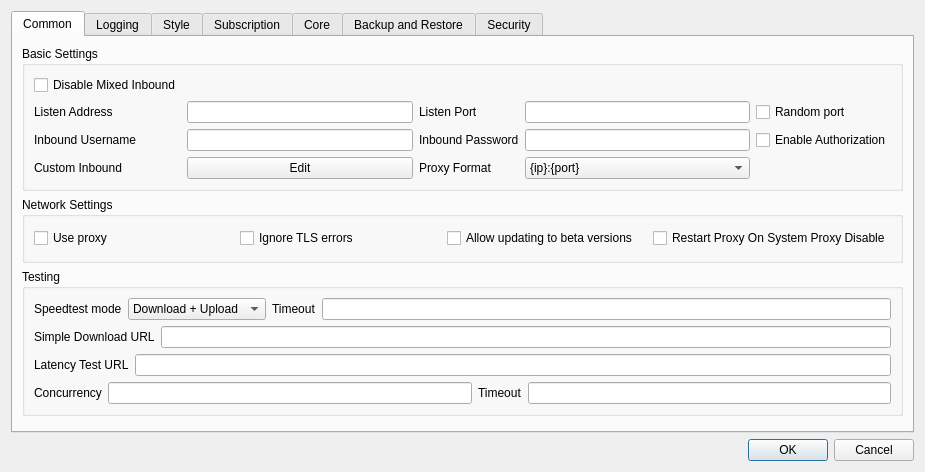
<?xml version="1.0" encoding="UTF-8"?>
<ui version="4.0">
 <class>DialogBasicSettings</class>
 <widget class="QDialog" name="DialogBasicSettings">
  <property name="geometry">
   <rect>
    <x>0</x>
    <y>0</y>
    <width>925</width>
    <height>472</height>
   </rect>
  </property>
  <property name="sizePolicy">
   <sizepolicy hsizetype="Preferred" vsizetype="Preferred">
    <horstretch>0</horstretch>
    <verstretch>0</verstretch>
   </sizepolicy>
  </property>
  <property name="windowTitle">
   <string>Basic Settings</string>
  </property>
  <layout class="QGridLayout" name="gridLayout">
   <item row="9" column="3">
    <widget class="QDialogButtonBox" name="buttonBox">
     <property name="orientation">
      <enum>Qt::Orientation::Horizontal</enum>
     </property>
     <property name="standardButtons">
      <set>QDialogButtonBox::StandardButton::Cancel|QDialogButtonBox::StandardButton::Ok</set>
     </property>
    </widget>
   </item>
   <item row="0" column="3">
    <widget class="QTabWidget" name="tabWidget">
     <property name="minimumSize">
      <size>
       <width>0</width>
       <height>414</height>
      </size>
     </property>
     <property name="tabShape">
      <enum>QTabWidget::TabShape::Rounded</enum>
     </property>
     <property name="currentIndex">
      <number>0</number>
     </property>
     <widget class="QWidget" name="tab_1">
      <attribute name="title">
       <string>Common</string>
      </attribute>
      <layout class="QVBoxLayout" name="verticalLayout_2">
       <item>
        <widget class="QGroupBox" name="groupBox_5">
         <property name="sizePolicy">
          <sizepolicy hsizetype="Preferred" vsizetype="Preferred">
           <horstretch>0</horstretch>
           <verstretch>0</verstretch>
          </sizepolicy>
         </property>
         <property name="title">
          <string>Basic Settings</string>
         </property>
         <layout class="QGridLayout" name="gridLayout_9">
          <item row="2" column="5">
           <widget class="QCheckBox" name="inbound_auth">
            <property name="text">
             <string>Enable Authorization</string>
            </property>
           </widget>
          </item>
          <item row="1" column="4">
           <widget class="QLineEdit" name="inbound_socks_port">
            <property name="sizePolicy">
             <sizepolicy hsizetype="Preferred" vsizetype="Fixed">
              <horstretch>0</horstretch>
              <verstretch>0</verstretch>
             </sizepolicy>
            </property>
           </widget>
          </item>
          <item row="4" column="1">
           <widget class="QLabel" name="label_11">
            <property name="text">
             <string>Custom Inbound</string>
            </property>
           </widget>
          </item>
          <item row="4" column="2">
           <widget class="QPushButton" name="custom_inbound_edit">
            <property name="text">
             <string>Edit</string>
            </property>
           </widget>
          </item>
          <item row="2" column="1">
           <widget class="QLabel" name="inbound_user_l">
            <property name="text">
             <string>Inbound Username</string>
            </property>
           </widget>
          </item>
          <item row="0" column="1">
           <widget class="QCheckBox" name="disable_mixed_inbound">
            <property name="text">
             <string>Disable Mixed Inbound</string>
            </property>
           </widget>
          </item>
          <item row="2" column="4">
           <widget class="QLineEdit" name="inbound_pass"/>
          </item>
          <item row="2" column="2">
           <widget class="QLineEdit" name="inbound_user"/>
          </item>
          <item row="1" column="5">
           <widget class="QCheckBox" name="random_listen_port">
            <property name="toolTip">
             <string>&lt;html&gt;&lt;head/&gt;&lt;body&gt;&lt;p&gt;Selects a random available port on every run&lt;/p&gt;&lt;/body&gt;&lt;/html&gt;</string>
            </property>
            <property name="text">
             <string>Random port</string>
            </property>
           </widget>
          </item>
          <item row="1" column="3">
           <widget class="QLabel" name="inbound_socks_port_l">
            <property name="toolTip">
             <string>&lt;html&gt;&lt;head/&gt;&lt;body&gt;&lt;p&gt;Socks
                                                                + HTTP Proxy&lt;/p&gt;&lt;/body&gt;&lt;/html&gt;
                                                            </string>
            </property>
            <property name="text">
             <string>Listen Port</string>
            </property>
           </widget>
          </item>
          <item row="1" column="1">
           <widget class="QLabel" name="label">
            <property name="text">
             <string>Listen Address</string>
            </property>
           </widget>
          </item>
          <item row="2" column="3">
           <widget class="QLabel" name="inbound_pass_l">
            <property name="text">
             <string>Inbound Password</string>
            </property>
           </widget>
          </item>
          <item row="4" column="4">
           <widget class="QComboBox" name="proxy_scheme">
            <item>
             <property name="text">
              <string notr="true">{ip}:{port}</string>
             </property>
            </item>
            <item>
             <property name="text">
              <string notr="true">http://{ip}:{port}</string>
             </property>
            </item>
            <item>
             <property name="text">
              <string notr="true">socks={ip}:{port}</string>
             </property>
            </item>
           </widget>
          </item>
          <item row="4" column="3">
           <widget class="QLabel" name="proxy_scheme_l">
            <property name="text">
             <string>Proxy Format</string>
            </property>
           </widget>
          </item>
          <item row="1" column="2">
           <widget class="QLineEdit" name="inbound_address"/>
          </item>
         </layout>
        </widget>
       </item>
       <item>
        <widget class="QGroupBox" name="groupBox_3">
         <property name="sizePolicy">
          <sizepolicy hsizetype="Preferred" vsizetype="Preferred">
           <horstretch>0</horstretch>
           <verstretch>0</verstretch>
          </sizepolicy>
         </property>
         <property name="title">
          <string>Network Settings</string>
         </property>
         <layout class="QGridLayout" name="gridLayout_12">
          <item row="1" column="5">
           <widget class="QCheckBox" name="net_insecure">
            <property name="text">
             <string>Ignore TLS errors</string>
            </property>
           </widget>
          </item>
          <item row="1" column="0">
           <widget class="QCheckBox" name="net_use_proxy">
            <property name="toolTip">
             <string>&lt;html&gt;&lt;head/&gt;&lt;body&gt;&lt;p&gt;Use proxy for subscription request, update request etc&lt;/p&gt;&lt;/body&gt;&lt;/html&gt;</string>
            </property>
            <property name="text">
             <string>Use proxy</string>
            </property>
           </widget>
          </item>
          <item row="1" column="6">
           <widget class="QCheckBox" name="allow_beta">
            <property name="text">
             <string>Allow updating to beta versions</string>
            </property>
           </widget>
          </item>
          <item row="1" column="7">
           <widget class="QCheckBox" name="reset_proxy_on_disable_sp">
            <property name="text">
             <string>Restart Proxy On System Proxy Disable</string>
            </property>
           </widget>
          </item>
         </layout>
        </widget>
       </item>
       <item>
        <widget class="QGroupBox" name="groupBox_3">
         <property name="title">
          <string>Testing</string>
         </property>
         <layout class="QVBoxLayout" name="verticalLayout_8">
          <item>
           <layout class="QHBoxLayout" name="horizontalLayout_10">
            <item>
             <widget class="QLabel" name="label_12">
              <property name="text">
               <string>Speedtest mode</string>
              </property>
             </widget>
            </item>
            <item>
             <widget class="QComboBox" name="speedtest_mode">
              <item>
               <property name="text">
                <string>Download + Upload</string>
               </property>
              </item>
              <item>
               <property name="text">
                <string>Only Download</string>
               </property>
              </item>
              <item>
               <property name="text">
                <string>Only Upload</string>
               </property>
              </item>
              <item>
               <property name="text">
                <string>Simple Download</string>
               </property>
              </item>
              <item>
               <property name="text">
                <string>Only Country</string>
               </property>
              </item>
             </widget>
            </item>
            <item>
             <widget class="QLabel" name="label_19">
              <property name="toolTip">
               <string>&lt;html&gt;&lt;head/&gt;&lt;body&gt;&lt;p&gt;timeout in milliseconds&lt;br/&gt;applies to all tests individually&lt;/p&gt;&lt;/body&gt;&lt;/html&gt;</string>
              </property>
              <property name="text">
               <string>Timeout</string>
              </property>
             </widget>
            </item>
            <item>
             <widget class="QLineEdit" name="test_timeout"/>
            </item>
           </layout>
          </item>
          <item>
           <layout class="QHBoxLayout" name="horizontalLayout_9">
            <item>
             <widget class="QLabel" name="label_16">
              <property name="text">
               <string>Simple Download URL</string>
              </property>
             </widget>
            </item>
            <item>
             <widget class="QLineEdit" name="simple_down_url"/>
            </item>
           </layout>
          </item>
          <item>
           <layout class="QHBoxLayout" name="horizontalLayout_6">
            <item>
             <widget class="QLabel" name="label_13">
              <property name="text">
               <string>Latency Test URL</string>
              </property>
             </widget>
            </item>
            <item>
             <widget class="QLineEdit" name="test_latency_url"/>
            </item>
           </layout>
          </item>
          <item>
           <layout class="QHBoxLayout" name="horizontalLayout_11">
            <item>
             <widget class="QLabel" name="label_14">
              <property name="text">
               <string>Concurrency</string>
              </property>
             </widget>
            </item>
            <item>
             <widget class="QLineEdit" name="test_concurrent"/>
            </item>
            <item>
             <widget class="QLabel" name="label_22">
              <property name="toolTip">
               <string>&lt;html&gt;&lt;head/&gt;&lt;body&gt;&lt;p&gt;Timeout for URLtest in ms&lt;br/&gt;Note that muxed connections take a much longer time for their initial request, and setting this value too low will cause the test to falsely report that the config is not working&lt;/p&gt;&lt;/body&gt;&lt;/html&gt;</string>
              </property>
              <property name="text">
               <string>Timeout</string>
              </property>
             </widget>
            </item>
            <item>
             <widget class="QLineEdit" name="url_timeout"/>
            </item>
           </layout>
          </item>
         </layout>
        </widget>
       </item>
       <item>
        <widget class="QWidget" name="horizontalWidget_1" native="true">
         <property name="sizePolicy">
          <sizepolicy hsizetype="Preferred" vsizetype="Maximum">
           <horstretch>0</horstretch>
           <verstretch>0</verstretch>
          </sizepolicy>
         </property>
         <layout class="QHBoxLayout" name="horizontalLayout_2">
          <property name="leftMargin">
           <number>0</number>
          </property>
          <property name="topMargin">
           <number>0</number>
          </property>
          <property name="rightMargin">
           <number>0</number>
          </property>
          <property name="bottomMargin">
           <number>0</number>
          </property>
         </layout>
        </widget>
       </item>
      </layout>
     </widget>
     <widget class="QWidget" name="Logging">
      <attribute name="title">
       <string>Logging</string>
      </attribute>
      <layout class="QVBoxLayout" name="verticalLayout_6">
       <item>
        <widget class="QFrame" name="frame">
         <property name="frameShape">
          <enum>QFrame::Shape::StyledPanel</enum>
         </property>
         <property name="frameShadow">
          <enum>QFrame::Shadow::Raised</enum>
         </property>
         <layout class="QVBoxLayout" name="verticalLayout_7">
          <item>
           <widget class="QWidget" name="widget_3" native="true">
            <layout class="QHBoxLayout" name="horizontalLayout_7">
             <item>
              <widget class="QLabel" name="label_17">
               <property name="text">
                <string>Max log lines</string>
               </property>
              </widget>
             </item>
             <item>
              <widget class="QLineEdit" name="max_log_line">
               <property name="sizePolicy">
                <sizepolicy hsizetype="Ignored" vsizetype="Fixed">
                 <horstretch>0</horstretch>
                 <verstretch>0</verstretch>
                </sizepolicy>
               </property>
              </widget>
             </item>
             <item>
              <widget class="QCheckBox" name="log_auto_scroll">
               <property name="text">
                <string>Auto-scroll log</string>
               </property>
              </widget>
             </item>
            </layout>
           </widget>
          </item>
          <item>
           <widget class="QWidget" name="widget_2" native="true">
            <layout class="QHBoxLayout" name="horizontalLayout_8">
             <item>
              <widget class="QLabel" name="label_3">
               <property name="text">
                <string>Sing-box Log level</string>
               </property>
              </widget>
             </item>
             <item>
              <widget class="QComboBox" name="log_level">
               <property name="sizePolicy">
                <sizepolicy hsizetype="Maximum" vsizetype="Fixed">
                 <horstretch>0</horstretch>
                 <verstretch>0</verstretch>
                </sizepolicy>
               </property>
              </widget>
             </item>
             <item>
              <widget class="QLabel" name="label_10">
               <property name="text">
                <string>Xray Log level</string>
               </property>
              </widget>
             </item>
             <item>
              <widget class="QComboBox" name="xray_loglevel">
               <property name="sizePolicy">
                <sizepolicy hsizetype="Maximum" vsizetype="Fixed">
                 <horstretch>0</horstretch>
                 <verstretch>0</verstretch>
                </sizepolicy>
               </property>
              </widget>
             </item>
            </layout>
           </widget>
          </item>
         </layout>
        </widget>
       </item>
       <item>
        <widget class="QGroupBox" name="groupBox_4">
         <property name="title">
          <string>Log Filtering</string>
         </property>
         <layout class="QHBoxLayout" name="horizontalLayout_4">
          <item>
           <widget class="QFrame" name="log_include_frame">
            <property name="frameShape">
             <enum>QFrame::Shape::StyledPanel</enum>
            </property>
            <property name="frameShadow">
             <enum>QFrame::Shadow::Raised</enum>
            </property>
            <layout class="QFormLayout" name="formLayout_3">
             <item row="2" column="0">
              <widget class="QLabel" name="label_25">
               <property name="text">
                <string>Include Keywords</string>
               </property>
              </widget>
             </item>
             <item row="2" column="1">
              <widget class="QTextEdit" name="log_include_keyword"/>
             </item>
             <item row="3" column="1">
              <widget class="QTextEdit" name="log_include_regex"/>
             </item>
             <item row="3" column="0">
              <widget class="QLabel" name="label_26">
               <property name="text">
                <string>Include Regex</string>
               </property>
              </widget>
             </item>
             <item row="0" column="0">
              <widget class="QCheckBox" name="enable_log_include">
               <property name="text">
                <string>Enable Include Rules</string>
               </property>
              </widget>
             </item>
            </layout>
           </widget>
          </item>
          <item>
           <widget class="QFrame" name="log_exclude_frame">
            <property name="frameShape">
             <enum>QFrame::Shape::StyledPanel</enum>
            </property>
            <property name="frameShadow">
             <enum>QFrame::Shadow::Raised</enum>
            </property>
            <layout class="QFormLayout" name="formLayout_4">
             <item row="0" column="0">
              <widget class="QCheckBox" name="enable_log_exclude">
               <property name="text">
                <string>Enable Exclude Rules</string>
               </property>
              </widget>
             </item>
             <item row="2" column="1">
              <widget class="QTextEdit" name="log_exclude_keyword"/>
             </item>
             <item row="2" column="0">
              <widget class="QLabel" name="label_28">
               <property name="text">
                <string>Exclude Keywords</string>
               </property>
              </widget>
             </item>
             <item row="4" column="0">
              <widget class="QLabel" name="label_27">
               <property name="text">
                <string>Exclude Regex</string>
               </property>
              </widget>
             </item>
             <item row="4" column="1">
              <widget class="QTextEdit" name="log_exclude_regex"/>
             </item>
            </layout>
           </widget>
          </item>
         </layout>
        </widget>
       </item>
      </layout>
     </widget>
     <widget class="QWidget" name="tab_2">
      <attribute name="title">
       <string>Style</string>
      </attribute>
      <layout class="QGridLayout" name="gridLayout_5">
       <item row="2" column="0">
        <layout class="QHBoxLayout" name="style_h_2">
         <item>
          <widget class="QGroupBox" name="traffic_statistics_box">
           <layout class="QGridLayout" name="gridLayout_8">
            <item row="0" column="0">
             <widget class="QLabel" name="label_2">
              <property name="text">
               <string>Font</string>
              </property>
             </widget>
            </item>
            <item row="0" column="1">
             <widget class="QFontComboBox" name="font"/>
            </item>
            <item row="1" column="0">
             <widget class="QLabel" name="label_5">
              <property name="text">
               <string>Font Size</string>
              </property>
             </widget>
            </item>
            <item row="1" column="1">
             <widget class="QComboBox" name="font_size"/>
            </item>
           </layout>
          </widget>
         </item>
         <item>
          <widget class="QGroupBox" name="connection_statistics_box">
           <layout class="QGridLayout" name="gridLayout_11">
            <item row="0" column="0">
             <widget class="QLabel" name="label_9">
              <property name="text">
               <string>Connection statistics</string>
              </property>
             </widget>
            </item>
            <item row="0" column="2">
             <widget class="QCheckBox" name="connection_statistics">
              <property name="text">
               <string>Enable</string>
              </property>
             </widget>
            </item>
           </layout>
          </widget>
         </item>
        </layout>
       </item>
       <item row="3" column="0">
        <layout class="QHBoxLayout" name="style_h_3">
         <item>
          <widget class="QGroupBox" name="horizontalGroupBox_5">
           <layout class="QVBoxLayout" name="verticalLayout_5">
            <item>
             <widget class="QCheckBox" name="start_minimal">
              <property name="sizePolicy">
               <sizepolicy hsizetype="Preferred" vsizetype="Fixed">
                <horstretch>0</horstretch>
                <verstretch>0</verstretch>
               </sizepolicy>
              </property>
              <property name="text">
               <string>Hide dashboard at startup</string>
              </property>
             </widget>
            </item>
            <item>
             <widget class="QCheckBox" name="show_sys_dns">
              <property name="text">
               <string>Show System DNS option</string>
              </property>
             </widget>
            </item>
            <item>
             <widget class="QCheckBox" name="disable_tray">
              <property name="sizePolicy">
               <sizepolicy hsizetype="Preferred" vsizetype="Fixed">
                <horstretch>0</horstretch>
                <verstretch>0</verstretch>
               </sizepolicy>
              </property>
              <property name="toolTip">
               <string>Prevents the app from minimizing to the tray when the window is closed. The app will exit instead</string>
              </property>
              <property name="text">
               <string>Disable tray</string>
              </property>
             </widget>
            </item>
           </layout>
          </widget>
         </item>
         <item>
          <widget class="QGroupBox" name="groupBox_2">
           <layout class="QHBoxLayout" name="horizontalLayout_23">
            <item>
             <widget class="QCheckBox" name="skip_delete_confirm">
              <property name="text">
               <string>Skip confirmation When Deleting Profiles</string>
              </property>
             </widget>
            </item>
           </layout>
          </widget>
         </item>
        </layout>
       </item>
       <item row="0" column="0">
        <layout class="QHBoxLayout" name="style_h_1">
         <item>
          <widget class="QGroupBox" name="groupBox">
           <layout class="QGridLayout" name="gridLayout_10">
            <item row="0" column="0">
             <widget class="QLabel" name="label_8">
              <property name="sizePolicy">
               <sizepolicy hsizetype="Maximum" vsizetype="Maximum">
                <horstretch>0</horstretch>
                <verstretch>0</verstretch>
               </sizepolicy>
              </property>
              <property name="text">
               <string>Theme</string>
              </property>
             </widget>
            </item>
            <item row="0" column="1">
             <widget class="QComboBox" name="theme">
              <item>
               <property name="text">
                <string notr="true">System</string>
               </property>
              </item>
             </widget>
            </item>
            <item row="1" column="1">
             <widget class="QPushButton" name="select_custom_icon">
              <property name="text">
               <string>Select</string>
              </property>
             </widget>
            </item>
            <item row="1" column="0">
             <widget class="QCheckBox" name="enable_custom_icon">
              <property name="text">
               <string>Enable Custom Icons</string>
              </property>
             </widget>
            </item>
           </layout>
          </widget>
         </item>
         <item>
          <widget class="QGroupBox" name="groupBox2">
           <layout class="QGridLayout" name="gridLayout_4">
            <item row="0" column="2">
             <widget class="QComboBox" name="language">
              <item>
               <property name="text">
                <string notr="true">System</string>
               </property>
              </item>
              <item>
               <property name="text">
                <string notr="true">English</string>
               </property>
              </item>
              <item>
               <property name="text">
                <string notr="true">简体中文</string>
               </property>
              </item>
              <item>
               <property name="text">
                <string notr="true">فارسی</string>
               </property>
              </item>
              <item>
               <property name="text">
                <string notr="true">Русский</string>
               </property>
              </item>
             </widget>
            </item>
            <item row="0" column="0">
             <widget class="QLabel" name="label_15">
              <property name="sizePolicy">
               <sizepolicy hsizetype="Maximum" vsizetype="Maximum">
                <horstretch>0</horstretch>
                <verstretch>0</verstretch>
               </sizepolicy>
              </property>
              <property name="text">
               <string>Language</string>
              </property>
             </widget>
            </item>
           </layout>
          </widget>
         </item>
        </layout>
       </item>
      </layout>
     </widget>
     <widget class="QWidget" name="tab_3">
      <attribute name="title">
       <string>Subscription</string>
      </attribute>
      <layout class="QGridLayout" name="gridLayout_7">
       <item row="7" column="0" colspan="2">
        <widget class="QCheckBox" name="sub_send_hwid">
         <property name="toolTip">
          <string>&lt;html&gt;&lt;head/&gt;&lt;body&gt;&lt;p&gt;HWID=%1&lt;/p&gt;&lt;p&gt;OS=%2&lt;/p&gt;&lt;p&gt;OS Version=%3&lt;/p&gt;&lt;p&gt;Model=%4&lt;/p&gt;&lt;/body&gt;&lt;/html&gt;</string>
         </property>
         <property name="text">
          <string>Enable sending HWID, device model, and OS version when updating subscription</string>
         </property>
        </widget>
       </item>
       <item row="8" column="1">
        <widget class="QLineEdit" name="sub_custom_hwid_params">
         <property name="placeholderText">
          <string>hwid=custom_value,os=custom_os,osVersion=custom_version,model=custom_model</string>
         </property>
        </widget>
       </item>
       <item row="1" column="1">
        <widget class="MyLineEdit" name="user_agent"/>
       </item>
       <item row="3" column="0">
        <widget class="QCheckBox" name="sub_clear">
         <property name="text">
          <string>Clear servers before updating subscription</string>
         </property>
        </widget>
       </item>
       <item row="0" column="0">
        <widget class="QLabel" name="label_20">
         <property name="sizePolicy">
          <sizepolicy hsizetype="Preferred" vsizetype="Maximum">
           <horstretch>0</horstretch>
           <verstretch>0</verstretch>
          </sizepolicy>
         </property>
         <property name="text">
          <string>Automatic update</string>
         </property>
        </widget>
       </item>
       <item row="8" column="0">
        <widget class="QLabel" name="label_custom_hwid_params">
         <property name="toolTip">
          <string>&lt;html&gt;&lt;head/&gt;&lt;body&gt;&lt;p&gt;Format: hwid=value,os=value,osVersion=value,model=value&lt;/p&gt;&lt;p&gt;Leave empty to use default values. Only specify the parameters you want to override.&lt;/p&gt;&lt;/body&gt;&lt;/html&gt;</string>
         </property>
         <property name="text">
          <string>Custom System Parameters (optional)</string>
         </property>
        </widget>
       </item>
       <item row="0" column="1">
        <layout class="QHBoxLayout" name="horizontalLayout_5">
         <item>
          <widget class="QCheckBox" name="sub_auto_update_enable">
           <property name="sizePolicy">
            <sizepolicy hsizetype="Minimum" vsizetype="Fixed">
             <horstretch>0</horstretch>
             <verstretch>0</verstretch>
            </sizepolicy>
           </property>
           <property name="text">
            <string>Enable</string>
           </property>
          </widget>
         </item>
         <item>
          <widget class="QLabel" name="label_21">
           <property name="text">
            <string>Interval (minute, invalid if less than 30)</string>
           </property>
          </widget>
         </item>
         <item>
          <widget class="QLineEdit" name="sub_auto_update">
           <property name="sizePolicy">
            <sizepolicy hsizetype="Preferred" vsizetype="Fixed">
             <horstretch>0</horstretch>
             <verstretch>0</verstretch>
            </sizepolicy>
           </property>
          </widget>
         </item>
        </layout>
       </item>
       <item row="1" column="0">
        <widget class="QLabel" name="label_4">
         <property name="text">
          <string>User Agent</string>
         </property>
        </widget>
       </item>
       <item row="2" column="0">
        <widget class="QCheckBox" name="allow_stopping_active_profile">
         <property name="toolTip">
          <string>&lt;html&gt;&lt;head/&gt;&lt;body&gt;&lt;p&gt;When enabled, If the currently active profile needs to be removed, it will be stopped and removed, otherwise it will not be removed at all&lt;/p&gt;&lt;/body&gt;&lt;/html&gt;</string>
         </property>
         <property name="text">
          <string>Allow stopping the active profile</string>
         </property>
        </widget>
       </item>
      </layout>
     </widget>
     <widget class="QWidget" name="tab_4">
      <attribute name="title">
       <string>Core</string>
      </attribute>
      <layout class="QVBoxLayout" name="verticalLayout">
       <item>
        <widget class="QGroupBox" name="groupBox_core">
         <property name="sizePolicy">
          <sizepolicy hsizetype="Preferred" vsizetype="Maximum">
           <horstretch>0</horstretch>
           <verstretch>0</verstretch>
          </sizepolicy>
         </property>
         <property name="title">
          <string notr="true">Sing-box</string>
         </property>
         <layout class="QVBoxLayout" name="verticalLayout_3">
          <item>
           <widget class="QWidget" name="assest_group" native="true">
            <layout class="QGridLayout" name="gridLayout_2">
             <item row="1" column="3">
              <layout class="QHBoxLayout" name="horizontalLayout">
               <item>
                <widget class="QLabel" name="label_6">
                 <property name="text">
                  <string>Multiplex (mux)</string>
                 </property>
                </widget>
               </item>
               <item>
                <widget class="QComboBox" name="mux_protocol"/>
               </item>
               <item>
                <widget class="QLabel" name="label_7">
                 <property name="text">
                  <string>concurrency</string>
                 </property>
                </widget>
               </item>
               <item>
                <widget class="QLineEdit" name="mux_concurrency"/>
               </item>
               <item>
                <widget class="QCheckBox" name="mux_padding">
                 <property name="text">
                  <string notr="true">Padding</string>
                 </property>
                </widget>
               </item>
               <item>
                <widget class="QCheckBox" name="mux_default_on">
                 <property name="text">
                  <string>Default On</string>
                 </property>
                </widget>
               </item>
              </layout>
             </item>
             <item row="0" column="3">
              <layout class="QHBoxLayout" name="horizontalLayout_20">
               <item>
                <widget class="QCheckBox" name="disable_stats">
                 <property name="minimumSize">
                  <size>
                   <width>411</width>
                   <height>0</height>
                  </size>
                 </property>
                 <property name="toolTip">
                  <string>&lt;html&gt;&lt;head/&gt;&lt;body&gt;&lt;p&gt;Might
                                                                            Improve Ping and Performance&lt;/p&gt;&lt;/body&gt;&lt;/html&gt;
                                                                        </string>
                 </property>
                 <property name="text">
                  <string>Disable Traffic Stats</string>
                 </property>
                </widget>
               </item>
               <item>
                <widget class="QLabel" name="label_29">
                 <property name="toolTip">
                  <string>&lt;html&gt;&lt;head/&gt;&lt;body&gt;&lt;p&gt;A DNS server for local use will be deployed on this port&lt;/p&gt;&lt;/body&gt;&lt;/html&gt;</string>
                 </property>
                 <property name="text">
                  <string>DNS Server Port</string>
                 </property>
                </widget>
               </item>
               <item>
                <widget class="QLineEdit" name="dns_in_port"/>
               </item>
              </layout>
             </item>
            </layout>
           </widget>
          </item>
          <item>
           <widget class="QPushButton" name="core_settings">
            <property name="text">
             <string>Core Options</string>
            </property>
           </widget>
          </item>
          <item>
           <widget class="QGroupBox" name="ntp_box">
            <property name="toolTip">
             <string>&lt;html&gt;&lt;head/&gt;&lt;body&gt;&lt;p&gt;Settings for the
                                            sing-box's built-in NTP client&lt;/p&gt;&lt;/body&gt;&lt;/html&gt;
                                        </string>
            </property>
            <property name="title">
             <string>NTP Settings</string>
            </property>
            <layout class="QGridLayout" name="gridLayout_6">
             <item row="0" column="0">
              <widget class="QCheckBox" name="ntp_enable">
               <property name="text">
                <string>Enable</string>
               </property>
              </widget>
             </item>
             <item row="1" column="0">
              <layout class="QHBoxLayout" name="horizontalLayout_22">
               <item>
                <widget class="QLabel" name="ntp_server_l">
                 <property name="text">
                  <string>server</string>
                 </property>
                </widget>
               </item>
               <item>
                <widget class="QLineEdit" name="ntp_server"/>
               </item>
               <item>
                <widget class="QLabel" name="ntp_port_l">
                 <property name="text">
                  <string>Port</string>
                 </property>
                </widget>
               </item>
               <item>
                <widget class="QLineEdit" name="ntp_port">
                 <property name="maximumSize">
                  <size>
                   <width>162</width>
                   <height>16777215</height>
                  </size>
                 </property>
                </widget>
               </item>
               <item>
                <widget class="QLabel" name="ntp_interval_l">
                 <property name="text">
                  <string>sync interval</string>
                 </property>
                </widget>
               </item>
               <item>
                <widget class="QComboBox" name="ntp_interval">
                 <property name="toolTip">
                  <string>&lt;html&gt;&lt;head/&gt;&lt;body&gt;&lt;p&gt;In
                                                                minutes&lt;/p&gt;&lt;/body&gt;&lt;/html&gt;
                                                            </string>
                 </property>
                 <item>
                  <property name="text">
                   <string>5m</string>
                  </property>
                 </item>
                 <item>
                  <property name="text">
                   <string>10m</string>
                  </property>
                 </item>
                 <item>
                  <property name="text">
                   <string>30m</string>
                  </property>
                 </item>
                </widget>
               </item>
              </layout>
             </item>
            </layout>
           </widget>
          </item>
         </layout>
        </widget>
       </item>
       <item>
        <widget class="QGroupBox" name="xray_core_box">
         <property name="title">
          <string>Xray Core</string>
         </property>
         <layout class="QFormLayout" name="formLayout">
          <item row="0" column="0">
           <widget class="QLabel" name="label_23">
            <property name="text">
             <string>Mux Concurrency</string>
            </property>
           </widget>
          </item>
          <item row="0" column="1">
           <widget class="QWidget" name="widget" native="true">
            <layout class="QHBoxLayout" name="horizontalLayout_3">
             <property name="leftMargin">
              <number>0</number>
             </property>
             <property name="topMargin">
              <number>0</number>
             </property>
             <property name="rightMargin">
              <number>0</number>
             </property>
             <property name="bottomMargin">
              <number>0</number>
             </property>
             <item>
              <widget class="QLineEdit" name="xray_mux_concurrency"/>
             </item>
             <item>
              <widget class="QCheckBox" name="xray_default_mux">
               <property name="text">
                <string>Default Mux On</string>
               </property>
              </widget>
             </item>
            </layout>
           </widget>
          </item>
          <item row="1" column="0">
           <widget class="QLabel" name="label_24">
            <property name="toolTip">
             <string>&lt;html&gt;&lt;head/&gt;&lt;body&gt;&lt;p&gt;When to choose Xray when importing vless profiles&lt;/p&gt;&lt;/body&gt;&lt;/html&gt;</string>
            </property>
            <property name="text">
             <string>Xray VLESS Preference</string>
            </property>
           </widget>
          </item>
          <item row="1" column="1">
           <widget class="QComboBox" name="vless_xray_pref"/>
          </item>
         </layout>
        </widget>
       </item>
      </layout>
     </widget>
     <widget class="QWidget" name="tab_backup">
      <attribute name="title">
       <string>Backup and Restore</string>
      </attribute>
      <layout class="QVBoxLayout" name="verticalLayout_backup">
       <item>
        <widget class="QGroupBox" name="groupBox_backup_create">
         <property name="title">
          <string>Create Backup</string>
         </property>
         <layout class="QVBoxLayout" name="verticalLayout_backup_create">
          <item>
           <widget class="QLabel" name="label_backup_desc">
            <property name="text">
             <string>Create a portable backup file. Choose which parts to include:</string>
            </property>
            <property name="wordWrap">
             <bool>true</bool>
            </property>
           </widget>
          </item>
          <item>
           <widget class="QCheckBox" name="backup_inc_profiles">
            <property name="text">
             <string>Profiles (groups and proxies)</string>
            </property>
            <property name="checked">
             <bool>true</bool>
            </property>
           </widget>
          </item>
          <item>
           <widget class="QCheckBox" name="backup_inc_routes">
            <property name="text">
             <string>Routing profiles</string>
            </property>
            <property name="checked">
             <bool>true</bool>
            </property>
           </widget>
          </item>
          <item>
           <widget class="QCheckBox" name="backup_inc_settings">
            <property name="text">
             <string>Settings</string>
            </property>
            <property name="checked">
             <bool>true</bool>
            </property>
           </widget>
          </item>
          <item>
           <widget class="QCheckBox" name="backup_inc_icons">
            <property name="text">
             <string>Custom icons</string>
            </property>
            <property name="checked">
             <bool>true</bool>
            </property>
           </widget>
          </item>
          <item>
           <layout class="QHBoxLayout" name="horizontalLayout_backup_btn">
            <item>
             <widget class="QPushButton" name="backup_create">
              <property name="text">
               <string>Create Backup...</string>
              </property>
             </widget>
            </item>
            <item>
             <spacer name="horizontalSpacer_backup">
              <property name="orientation">
               <enum>Qt::Orientation::Horizontal</enum>
              </property>
              <property name="sizeHint" stdset="0">
               <size>
                <width>40</width>
                <height>20</height>
               </size>
              </property>
             </spacer>
            </item>
           </layout>
          </item>
         </layout>
        </widget>
       </item>
       <item>
        <widget class="QGroupBox" name="groupBox_backup_restore">
         <property name="title">
          <string>Restore Backup</string>
         </property>
         <layout class="QVBoxLayout" name="verticalLayout_backup_restore">
          <item>
           <widget class="QLabel" name="label_restore_desc">
            <property name="text">
             <string>Restore from a backup file. You can choose which parts to restore; each selected part replaces the current data. The application restarts after restore.</string>
            </property>
            <property name="wordWrap">
             <bool>true</bool>
            </property>
           </widget>
          </item>
          <item>
           <layout class="QHBoxLayout" name="horizontalLayout_restore_btn">
            <item>
             <widget class="QPushButton" name="backup_restore">
              <property name="text">
               <string>Restore from Backup...</string>
              </property>
             </widget>
            </item>
            <item>
             <spacer name="horizontalSpacer_restore">
              <property name="orientation">
               <enum>Qt::Orientation::Horizontal</enum>
              </property>
              <property name="sizeHint" stdset="0">
               <size>
                <width>40</width>
                <height>20</height>
               </size>
              </property>
             </spacer>
            </item>
           </layout>
          </item>
         </layout>
        </widget>
       </item>
       <item>
        <spacer name="verticalSpacer_backup">
         <property name="orientation">
          <enum>Qt::Orientation::Vertical</enum>
         </property>
         <property name="sizeHint" stdset="0">
          <size>
           <width>20</width>
           <height>40</height>
          </size>
         </property>
        </spacer>
       </item>
      </layout>
     </widget>
     <widget class="QWidget" name="tab_5">
      <attribute name="title">
       <string>Security</string>
      </attribute>
      <layout class="QVBoxLayout" name="verticalLayout_4">
       <item>
        <widget class="QCheckBox" name="disable_priv_req">
         <property name="text">
          <string>Disable Privilege request</string>
         </property>
        </widget>
       </item>
       <item>
        <widget class="QCheckBox" name="mozilla_cert">
         <property name="text">
          <string>Use Mozilla Certificate Store</string>
         </property>
        </widget>
       </item>
       <item>
        <widget class="QCheckBox" name="skip_cert">
         <property name="text">
          <string>Skip TLS certificate authentication by default (allowInsecure)</string>
         </property>
        </widget>
       </item>
       <item>
        <widget class="QCheckBox" name="windows_no_admin">
         <property name="toolTip">
          <string>&lt;html&gt;&lt;head/&gt;&lt;body&gt;&lt;p&gt;Do not attempt to start as Admin unless explicitly requested&lt;/p&gt;&lt;/body&gt;&lt;/html&gt;</string>
         </property>
         <property name="text">
          <string>Always Start as Standard User</string>
         </property>
        </widget>
       </item>
       <item>
        <widget class="QGroupBox" name="horizontalGroupBox2">
         <property name="sizePolicy">
          <sizepolicy hsizetype="Preferred" vsizetype="Maximum">
           <horstretch>0</horstretch>
           <verstretch>0</verstretch>
          </sizepolicy>
         </property>
         <layout class="QHBoxLayout" name="horizontalLayout_26">
          <item>
           <widget class="QLabel" name="label_18">
            <property name="text">
             <string>Default uTLS Fingerprint</string>
            </property>
           </widget>
          </item>
          <item>
           <widget class="QComboBox" name="utlsFingerprint">
            <property name="editable">
             <bool>true</bool>
            </property>
           </widget>
          </item>
         </layout>
        </widget>
       </item>
      </layout>
     </widget>
    </widget>
   </item>
  </layout>
 </widget>
 <customwidgets>
  <customwidget>
   <class>MyLineEdit</class>
   <extends>QLineEdit</extends>
   <header>include/ui/utils/MyLineEdit.h</header>
  </customwidget>
 </customwidgets>
 <resources/>
 <connections>
  <connection>
   <sender>buttonBox</sender>
   <signal>accepted()</signal>
   <receiver>DialogBasicSettings</receiver>
   <slot>accept()</slot>
   <hints>
    <hint type="sourcelabel">
     <x>248</x>
     <y>254</y>
    </hint>
    <hint type="destinationlabel">
     <x>157</x>
     <y>274</y>
    </hint>
   </hints>
  </connection>
  <connection>
   <sender>buttonBox</sender>
   <signal>rejected()</signal>
   <receiver>DialogBasicSettings</receiver>
   <slot>reject()</slot>
   <hints>
    <hint type="sourcelabel">
     <x>316</x>
     <y>260</y>
    </hint>
    <hint type="destinationlabel">
     <x>286</x>
     <y>274</y>
    </hint>
   </hints>
  </connection>
 </connections>
</ui>
